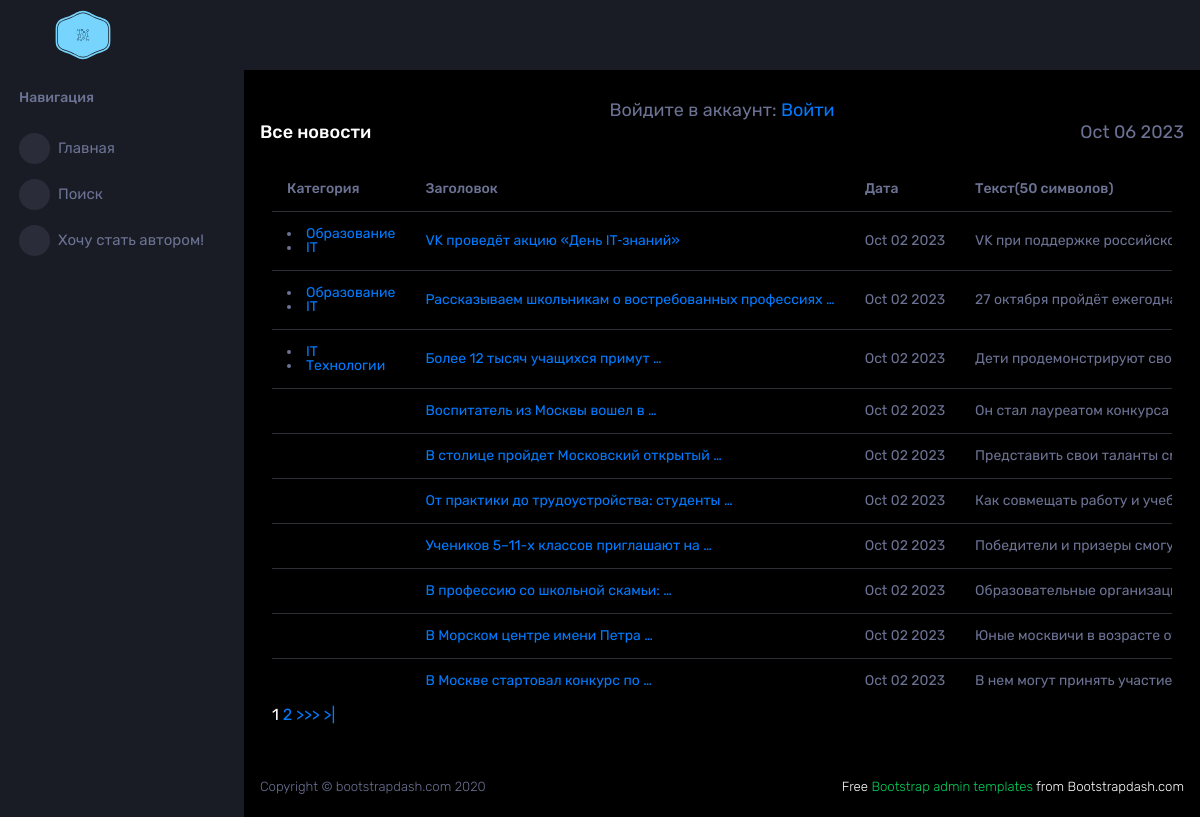
Before: /news/ with the older database file.
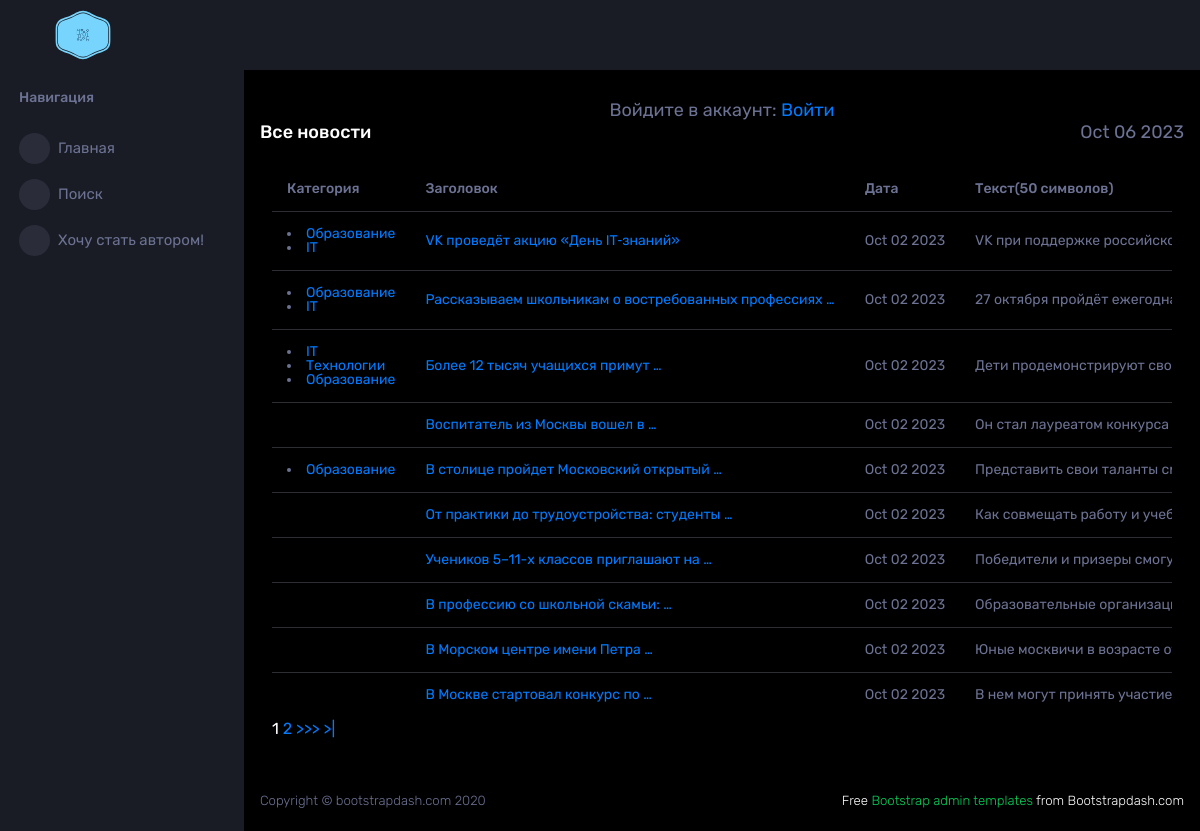
After: the same page with the newer database file.
### news/models.py (models this page shows, shortened)
class Category(models.Model):
    categoryName = models.CharField(max_length = 255, unique = True)
    subscriber = models.ManyToManyField(User, through = 'Subscribers')
    def __str__(self):
        return self.categoryName

class Post(models.Model):
    news = 'N'
    article = 'A'
    postChoice = [
        (news, 'Новость'),
        (article, 'Статья')
    ]
    postAuthor = models.ForeignKey(Author, on_delete = models.CASCADE)
    postType = models.CharField(max_length = 1, choices = postChoice, default = news)
    postDateTime = models.DateTimeField(default=timezone.now)
    postCat = models.ManyToManyField(Category, through = 'PostCategory')
    postTitle = models.CharField(max_length = 255, default = 'Заголовок')
    postBody = models.TextField(default = 'Здесь должен быть текст')
    postRate = models.IntegerField(default = 0)

### news/views.py (the view, shortened to what this page needs)
# urls.py: path('', NewsList.as_view(), name='news'),
class NewsList(ListView):
    model = Post
    ordering = ['-postDateTime']
    template_name = 'newspaper/news.html'
    context_object_name = 'news'
    paginate_by = 10
    def get_context_data(self, **kwargs: Any) -> Dict[str, Any]:
        context =  super().get_context_data(**kwargs)
        context['time_now'] = timezone.localtime(timezone.now())
        context['empty'] = None
        context['filter'] = NewsFilter(self.request.GET,
                                       queryset=self.get_queryset())
        context['choices'] = Post.postChoice
        context['form'] = NewsForm()
        context['is_author'] = self.request.user.groups.filter(name='Authors').exists()
        return context

### news/templatetags/custom_filters.py (called while the page is built)
@register.filter(name='censor')
def censor(value):
    return cense(value)

### templates/newspaper/news.html (shortened to what this page needs)
{% extends 'layout/default.html' %}
{% load custom_filters %}
{% block content %}
<section class="tables">
    <div class="page-header">
        <div class=row><h1 class="page-title">Все новости</h1></div>
        <div class=row><h3 class="page-title small text-muted">{{ time_now|date:'M d Y' }}</h3></div>
    </div>
    <div class="table-responsive">
        {% if news %}
            <table class="table b-table table-striped table-hover">
                <thead >
                    <th scope="col">
                        Категория
                    </th>
                    <th scope="col">
                        Заголовок
                    </th>
                    <th scope="col">
                        Дата
                    </th>
                    <th scope="col">
                        Текст(50 символов)
                    </th>
                </thead>
                <tbody>
                {% for post in news %}
                    <tr>
                        <td>
                            {% for cat in post.postCat.all %}
                            <li><a href="subscribe/{{ cat.id }}">{{ cat }}</a></li>
                            {% endfor %}
                        </td>
                        <td>
                            <a href="{{ post.id }}">{{ post.postTitle|truncatewords:5|censor }}</a>
                        </td>
                        <td>
                            {{ post.postDateTime|date:'M d Y' }}
                        </td>
                        <td>
                            {{ post.postBody|truncatechars:50|censor }}
                        </td>
                    </tr>
                {% endfor %}
            </table>
            {% include 'layout/parts/paginator.html' %}
        {% else %}
            <h2> Новостей нет </h2>
        {% endif %}
    </div>
</section>
{% endblock content %}

### templates/layout/default.html (shortened to what this page needs)
<!DOCTYPE html>
<html lang="en">
  <head>
    {% load static %}
    <link rel="stylesheet" type="text/css" href="{% static 'css/style.css' %}">
  </head>
  <body>
    <div class="container-scroller">
      <nav class="sidebar sidebar-offcanvas" id="sidebar">
        <div class="sidebar-brand-wrapper d-none d-lg-flex align-items-center justify-content-center fixed-top">
          <a class="sidebar-brand brand-logo" href="/"><img src="{% static 'assets/images/logo.svg' %}" alt="logo" /></a>
        </div>
        <ul class="nav">
          <li class="nav-item nav-category">
            <span class="nav-link">Навигация</span>
          </li>
          <li class="nav-item menu-items">
            <a class="nav-link" href="/news/">
              <span class="menu-icon">
              </span>
              <span class="menu-title">Главная</span>
            </a>
          </li>
          <li class="nav-item menu-items">
            <a class="nav-link" href="/news/search">
              <span class="menu-icon">
              </span>
              <span class="menu-title">Поиск</span>
            </a>
          </li>
          {% if is_author %}
          <li class="nav-item menu-items">
            <a class="nav-link" href="/news/create">
              <span class="menu-icon">
                <i class="mdi mdi-speedometer"></i>
              </span>
              <span class="menu-title">Запостить</span>
            </a>
          </li>
          {% else %}
          <li class="nav-item menu-items">
            <a class="nav-link" href="upgrade">
              <span class="menu-icon">
              </span>
              <span class="menu-title">Хочу стать автором!</span>
            </a>
          </li>
          {% endif %}
        </ul>
      </nav>
      <div class="container-fluid page-body-wrapper">
        <div class="main-panel">
          <div class="content-wrapper ">
            <div class="row justify-content-center">
              {% if request.user.is_authenticated %}
              <h3 class="page-title small text-muted">
                * Пользователь:
                <strong>{{ request.user.username }}</strong>.
                {% if is_author %}
                 * Группа: Авторы *
                {% endif %}
                <a href="/accounts/logout/"> Выйти</a>
              </h3>
              {% else %}
              <h3 class="page-title small text-muted">
                Войдите в аккаунт:
                <a href="/accounts/login/"> Войти</a>
              </h3>
              {% endif %}
            </div>
            <div class="row">
                <div class="col-lg-12">
                    {% block content %}
                    {% endblock content %}
                </div>
            </div>
        </div>
          <footer class="footer">
            <div class="d-sm-flex justify-content-center justify-content-sm-between">
              <span class="text-muted d-block text-center text-sm-left d-sm-inline-block">Copyright © bootstrapdash.com 2020</span>
              <span class="float-none float-sm-right d-block mt-1 mt-sm-0 text-center"> Free <a href="https://www.bootstrapdash.com/bootstrap-admin-template/" target="_blank">Bootstrap admin templates</a> from Bootstrapdash.com</span>
            </div>
          </footer>
        </div>
      </div>
    </div>
  </body>
</html>

### templates/layout/parts/paginator.html (shortened to what this page needs)
{% if is_paginated %}
{% for num in page_obj.paginator.page_range %}
    {% if page_obj.number == num %}
        <a>{{ num }}</a>
    {% elif num > page_obj.number|add:'-3' and num < page_obj.number|add:'3' %}
        <a href="?page={{ num }}">{{ num }}</a>
    {% endif %}
{% endfor %}
{% if page_obj.has_next %}
    <a href="?page={{ page_obj.next_page_number }}">>>></a>
    <a href="?page={{ page_obj.paginator.num_pages }}"> >|</a>
 {% endif %}
{% endif %}

Changed rows visible on the page:
changed Post "Более 12 тысяч учащихся примут …": gains Category (categoryName "Образование")
changed Post "В столице пройдет Московский открытый …": gains Category (categoryName "Образование")
